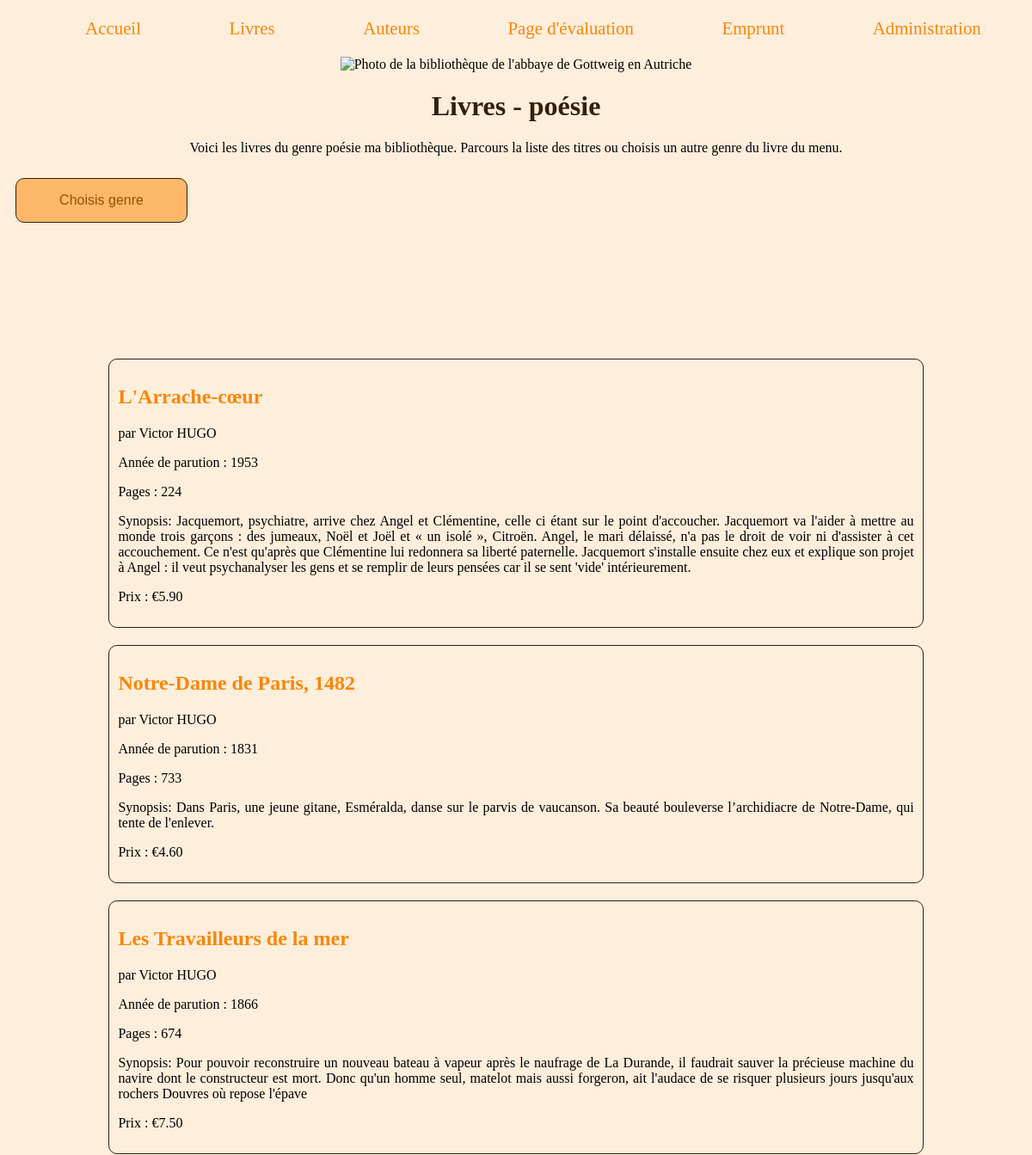
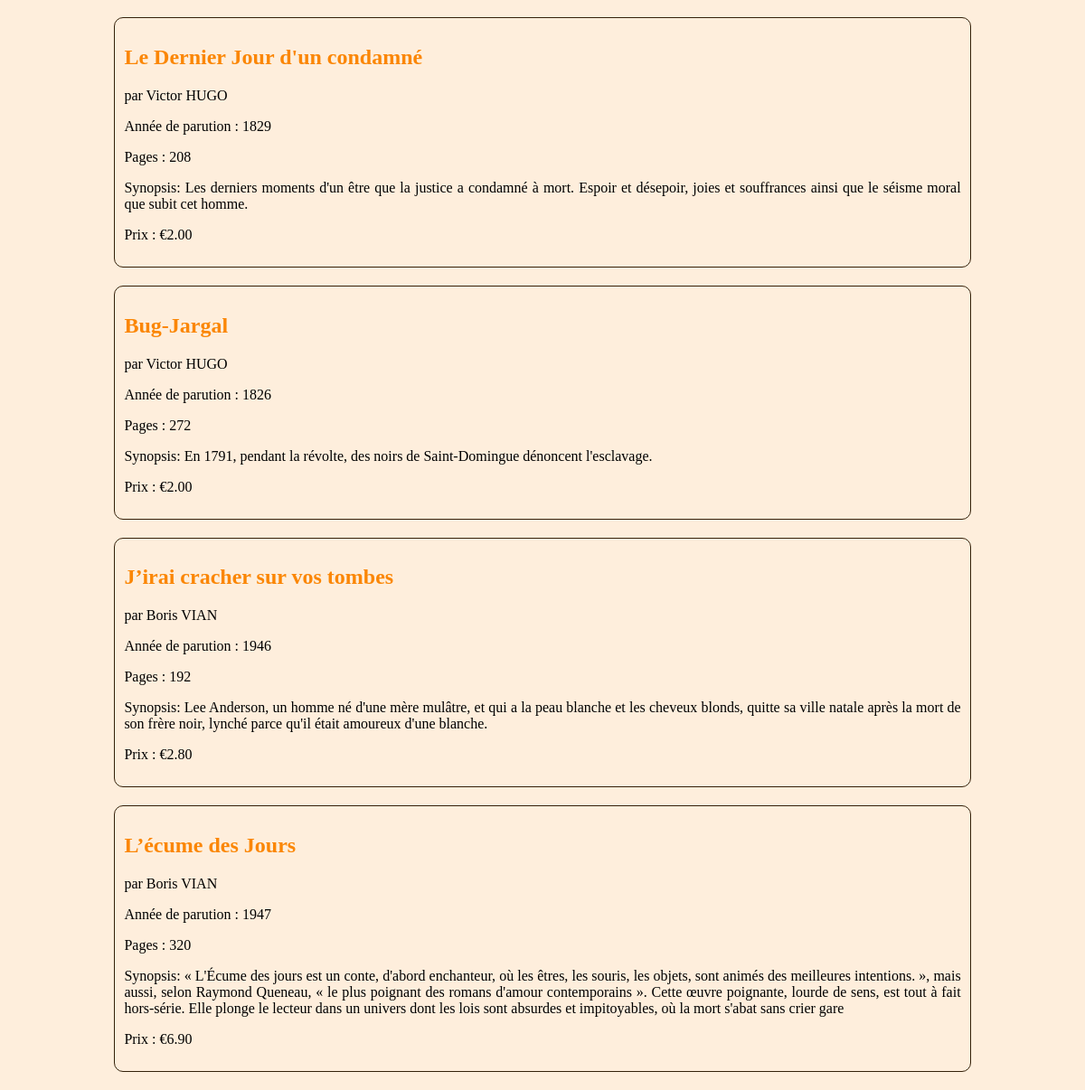
Screenshot of /poesie.php with the database file from the repository (2 pictures, top to bottom).
### tables this page shows
CREATE TABLE livres (
    `id` INT(11) NOT NULL AUTO_INCREMENT PRIMARY KEY,
    `titre` VARCHAR(50),
    `sorti` INT(11),
    `synopsis` TEXT,
    `auteur` INT(11),
    `pages` INT(11),
    `prix` DECIMAL(5, 2)
);

CREATE TABLE IF NOT EXISTS auteurs (
    `id` INT(11) NOT NULL AUTO_INCREMENT PRIMARY KEY,
    `nom` VARCHAR(28),
    `prenom` VARCHAR(28),
    `naissance` DATE,
    `mort` DATE,
    `biographie` TEXT,
    `photo` VARCHAR(143)
);

### poesie.php (the view, shortened to what this page needs)
<!DOCTYPE html>
<html lang="fr">
	<head>
     	<link rel="stylesheet" href="livres.css">
 	</head>
    <body>
	    <?php
         include ('includes/nav.php');
         require('databases/connectDatabase.php');
        $bdd = connexionDB($host,$db_name,$login,$password);
    	$requete= $bdd->prepare("SELECT l.titre,l.sorti, l.synopsis, l.pages, l.prix, a.id, a.nom, a.prenom, g.genreID
		FROM livres AS l
		LEFT JOIN auteurs AS a
		ON l.auteur = a.id
		LEFT JOIN auteursGenres AS g
		ON l.auteur=g.auteurID
		WHERE g.genreID = 7
		");
     	$requete->execute();
     	$requete = $requete->fetchAll();
		?>
		<div class="imagelibrary">
		<img src="Images/AustriaGoettweigAbbey.jpg" alt="Photo de la bibliothèque de l'abbaye de Gottweig en Autriche" title="Abbaye de Goettweig en Autriche" />
		</div>
			<h1>Livres - poésie</h1>
				<div class="intro">
				<p>Voici les livres du genre poésie ma bibliothèque. Parcours la liste des titres ou choisis un autre genre du livre du menu.</p>
				</div>
				<div class="main">
				<div class = "dropdownList">
        			<button class="dropdownButton"
            		onclick="showList()">
            		Choisis genre
        			</button>
      			</div>
				</div>
				<div>
					<?php
					foreach ($requete as $livre) {
					?>
					<section class = "book">
						<h2><a href="auteurs.php" target="_blank"><?= $livre["titre"]?></a></h2>
						<div>
                            <p>par <?= $livre['prenom']?> <?= $livre['nom']?></p>
							<p>Année de parution : <?= $livre['sorti']?></p>
                        	<p>Pages : <?= $livre['pages']?></p>
                        	<p>Synopsis: <?= $livre['synopsis']?></p>
                        	<p>Prix : €<?= $livre['prix']?></p>
                        </div>
    				</section>
		<?php } ?>
    			</div>
	</body>
</html>

### livres.css (style rules this page uses)
body { background-color: #FEEEDC; }
h1 { font-size: xx-large; text-align: center; color: #342009; }
.imagelibrary { text-align: center; }
.intro { text-align: center; }
.book { margin: auto 10% auto 10%; border: 1px solid #342009; border-radius: 10px; text-align: justify; padding: 10px; overflow: auto; word-wrap: break-word; margin-bottom: 20px; }
.book a { text-decoration: none; color: #FB8604; font-style: normal; }
.main { height: 200px; padding: 10px; }
.dropdownButton { background-color: #FDB768; color: #975102; padding: 16px; font-size: 16px; border: none; cursor: pointer; width: 200px; border: 1px solid #342009; border-radius: 10px; }

### rows the page displays
livres: titre "L'Arrache-cœur", auteurs.prenom "Victor", auteurs.nom "HUGO", sorti "1953", pages "224", synopsis "Jacquemort, psychiatre, arrive chez Angel et Clémentine, celle ci étant sur le point d'accoucher. Jacquemort va l'aider à mettre au monde trois garçons : des jumeaux, Noël et Joël et « un isolé », Citroën. Angel, le mari délaissé, n'a pas le droit de voir ni d'assister à cet accouchement. Ce n'est qu'après que Clémentine lui redonnera sa liberté paternelle. Jacquemort s'installe ensuite chez eux et explique son projet à Angel : il veut psychanalyser les gens et se remplir de leurs pensées car il se sent 'vide' intérieurement.", prix "5.90"
livres: titre "Notre-Dame de Paris, 1482", auteurs.prenom "Victor", auteurs.nom "HUGO", sorti "1831", pages "733", synopsis "Dans Paris, une jeune gitane, Esméralda, danse sur le parvis de vaucanson. Sa beauté bouleverse l’archidiacre de Notre-Dame, qui tente de l'enlever.", prix "4.60"
livres: titre "Les Travailleurs de la mer", auteurs.prenom "Victor", auteurs.nom "HUGO", sorti "1866", pages "674", synopsis "Pour pouvoir reconstruire un nouveau bateau à vapeur après le naufrage de La Durande, il faudrait sauver la précieuse machine du navire dont le constructeur est mort. Donc qu'un homme seul, matelot mais aussi forgeron, ait l'audace de se risquer plusieurs jours jusqu'aux rochers Douvres où repose l'épave", prix "7.50"
livres: titre "Le Dernier Jour d'un condamné", auteurs.prenom "Victor", auteurs.nom "HUGO", sorti "1829", pages "208", synopsis "Les derniers moments d'un être que la justice a condamné à mort. Espoir et désepoir, joies et souffrances ainsi que le séisme moral que subit cet homme.", prix "2.00"
livres: titre "Bug-Jargal", auteurs.prenom "Victor", auteurs.nom "HUGO", sorti "1826", pages "272", synopsis "En 1791, pendant la révolte, des noirs de Saint-Domingue dénoncent l'esclavage.", prix "2.00"
livres: titre "J’irai cracher sur vos tombes", auteurs.prenom "Boris", auteurs.nom "VIAN", sorti "1946", pages "192", synopsis "Lee Anderson, un homme né d'une mère mulâtre, et qui a la peau blanche et les cheveux blonds, quitte sa ville natale après la mort de son frère noir, lynché parce qu'il était amoureux d'une blanche.", prix "2.80"
livres: titre "L’écume des Jours", auteurs.prenom "Boris", auteurs.nom "VIAN", sorti "1947", pages "320", synopsis "« L'Écume des jours est un conte, d'abord enchanteur, où les êtres, les souris, les objets, sont animés des meilleures intentions. », mais aussi, selon Raymond Queneau, « le plus poignant des romans d'amour contemporains ». Cette œuvre poignante, lourde de sens, est tout à fait hors-série. Elle plonge le lecteur dans un univers dont les lois sont absurdes et impitoyables, où la mort s'abat sans crier gare", prix "6.90"
